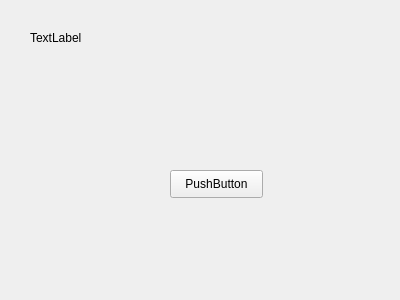
<?xml version="1.0" encoding="UTF-8"?>
<ui version="4.0">
 <class>Widget</class>
 <widget class="QWidget" name="Widget">
  <property name="geometry">
   <rect>
    <x>0</x>
    <y>0</y>
    <width>400</width>
    <height>300</height>
   </rect>
  </property>
  <property name="windowTitle">
   <string>Widget</string>
  </property>
  <widget class="QLabel" name="label">
   <property name="geometry">
    <rect>
     <x>30</x>
     <y>30</y>
     <width>72</width>
     <height>15</height>
    </rect>
   </property>
   <property name="text">
    <string>TextLabel</string>
   </property>
  </widget>
  <widget class="QPushButton" name="pushButton">
   <property name="geometry">
    <rect>
     <x>170</x>
     <y>170</y>
     <width>93</width>
     <height>28</height>
    </rect>
   </property>
   <property name="text">
    <string>PushButton</string>
   </property>
  </widget>
 </widget>
 <layoutdefault spacing="6" margin="11"/>
 <resources/>
 <connections/>
</ui>
